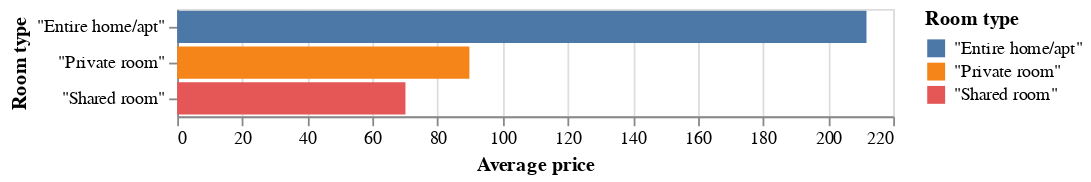

This figure's notebook cell:
### Code cell
# Create an altair bar chart that will visualize the data output of average_price_by_room-type
avg_price_by_room_type_graph = alt.Chart(average_price_by_room_type).mark_bar().encode(x=alt.X('Average price', sort=alt.EncodingSortField(field="Average price", order='ascending')), y='Room type', color='Room type', tooltip='Room type')
# Save the graph as an html file
avg_price_by_room_type_graph.save('/home/unhmguest/Desktop/comp525/project/graphs/average_price_by_room_type.html')
avg_price_by_room_type_graph

### Figure 1 — Vega-Lite specification as saved in the notebook (floating-point values rounded to 4 significant figures)
{"config": {"view": {"continuousWidth": 400, "continuousHeight": 300}}, "data": {"name": "data-74998e7168df217a86ed360863cb24e1"}, "mark": "bar", "encoding": {"color": {"type": "nominal", "field": "Room type"}, "tooltip": {"type": "nominal", "field": "Room type"}, "x": {"type": "quantitative", "field": "Average price", "sort": {"field": "Average price", "order": "ascending"}}, "y": {"type": "nominal", "field": "Room type"}}, "$schema": "https://vega.github.io/schema/vega-lite/v4.8.1.json", "datasets": {"data-74998e7168df217a86ed360863cb24e1": [{"Room type": "\"Private room\"", "Average price": 89.78}, {"Room type": "\"Entire home/apt\"", "Average price": 211.8}, {"Room type": "\"Shared room\"", "Average price": 70.13}]}}
